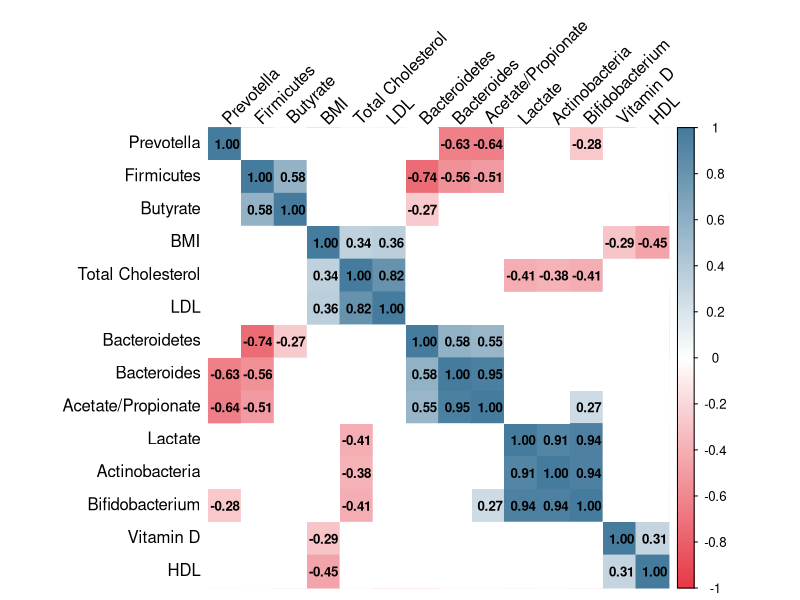
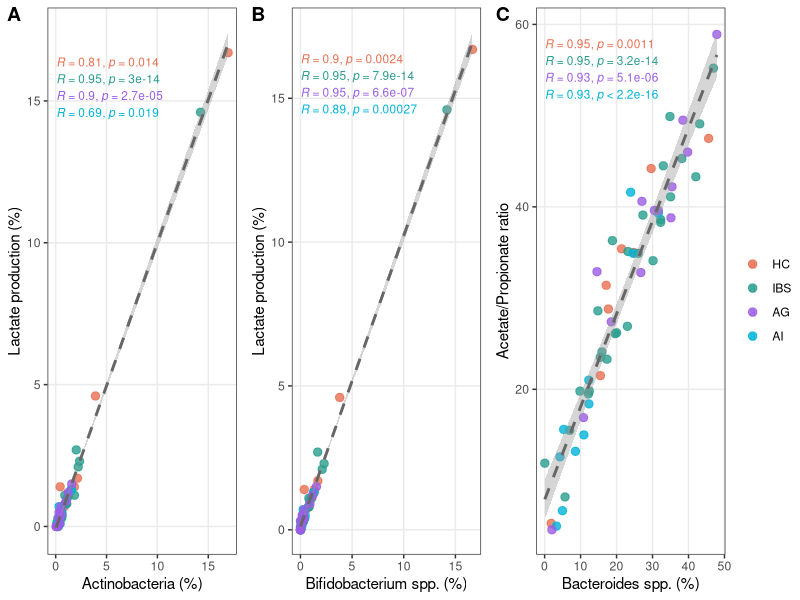
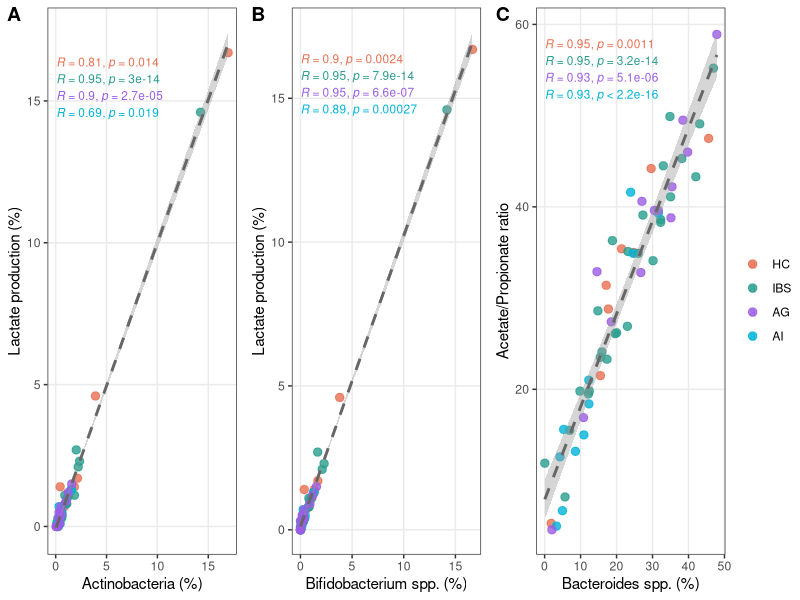

Write R code to recreate these figures, in order.
# ============================================================
# Script 04: Spearman Rank Correlation Analysis
# Candrea et al. - Gut Microbiota Comparative Analysis
# Biomedicines 2025
# ============================================================
# Description:
# Spearman rank correlation analysis between microbial taxa
# relative abundance and clinical/functional parameters.
# Multiple testing correction using Benjamini-Hochberg FDR.
# Correlation strength interpreted per Schober et al. (2018):
#   |r| < 0.10 negligible, 0.10-0.39 weak, 0.40-0.69 moderate,
#   0.70-0.89 strong, >= 0.90 very strong.
#
# Reference: Schober P, et al. Anesth Analg. 2018;126(5):1763-1768.
#            DOI: 10.1213/ANE.0000000000002864
#
# Input:
#   - Adriana Rusu_Baza de date pacienti.xlsx
#
# Output:
#   - spearman_results.csv
#   - Correlogram.png (Supplementary Figure S1)
#   - Supplementary_Figure_S2.png (scatter plots A/B/C)
# ============================================================

library(readxl)
library(dplyr)
library(ggplot2)
library(ggpubr)
library(corrplot)

# ============================================================
# LOAD AND PREPARE DATA
# ============================================================

read_sheet <- function(sheet_name) {
  df <- read_excel("Adriana Rusu_Baza de date pacienti.xlsx",
                   sheet = sheet_name, col_names = FALSE)
  headers    <- as.character(df[2, ])
  headers[1] <- "Subject"
  headers[2] <- "Group"
  data       <- df[3:nrow(df), ]
  colnames(data) <- headers
  return(data)
}

hc  <- read_sheet("Healthy control")
ibs <- read_sheet("Irritable bowl syndrome")
ai  <- read_sheet("Autoimmunity")
ag  <- read_sheet("Anxiety")

combined        <- bind_rows(hc, ibs, ai, ag)
combined$Group  <- factor(combined$Group, levels = c("HC", "IBS", "AG", "AI"))

# Variables of interest
microbiome_vars <- c("Actinobacteria**", "Bifidobacterium spp.**",
                     "Bacteroides spp.**", "Firmicutes**",
                     "Bacteroidetes**", "Prevotella spp.**")

clinical_vars   <- c("Lactate production", "Butyrate production (%)",
                     "Acetate / propionate", "BMI (kg/m2)",
                     "Vitamin D (ng/mL)", "Total cholesterol (mg/dL)",
                     "LDL cholesterol (mg/dL)", "HDL cholesterol (mg/dL)")

all_vars <- c(microbiome_vars, clinical_vars)
combined[all_vars] <- lapply(combined[all_vars], as.numeric)

# Rename for clarity
rename_map <- c(
  "Actinobacteria**"          = "Actinobacteria",
  "Bifidobacterium spp.**"    = "Bifidobacterium",
  "Bacteroides spp.**"        = "Bacteroides",
  "Firmicutes**"              = "Firmicutes",
  "Bacteroidetes**"           = "Bacteroidetes",
  "Prevotella spp.**"         = "Prevotella",
  "Lactate production"        = "Lactate",
  "Butyrate production (%)"   = "Butyrate",
  "Acetate / propionate"      = "Acetate.Propionate",
  "BMI (kg/m2)"               = "BMI",
  "Vitamin D (ng/mL)"         = "Vitamin.D",
  "Total cholesterol (mg/dL)" = "Total.Cholesterol",
  "LDL cholesterol (mg/dL)"   = "LDL",
  "HDL cholesterol (mg/dL)"   = "HDL"
)

for (old_name in names(rename_map)) {
  if (old_name %in% colnames(combined)) {
    colnames(combined)[colnames(combined) == old_name] <- rename_map[old_name]
  }
}

micro_clean <- c("Actinobacteria", "Bifidobacterium", "Bacteroides",
                 "Firmicutes", "Bacteroidetes", "Prevotella")
clin_clean  <- c("Lactate", "Butyrate", "Acetate.Propionate", "BMI",
                 "Vitamin.D", "Total.Cholesterol", "LDL", "HDL")

cat("Data prepared. n =", nrow(combined), "\n")

# ============================================================
# SPEARMAN CORRELATIONS + BH-FDR CORRECTION
# ============================================================

results <- data.frame()

for (micro in micro_clean) {
  for (clin in clin_clean) {
    x    <- combined[[micro]]
    y    <- combined[[clin]]
    mask <- !is.na(x) & !is.na(y)
    if (sum(mask) >= 5) {
      test <- cor.test(x[mask], y[mask], method = "spearman", exact = FALSE)
      results <- rbind(results, data.frame(
        Microbiome = micro,
        Clinical   = clin,
        n          = sum(mask),
        Spearman_r = round(test$estimate, 3),
        p_value    = round(test$p.value, 4)
      ))
    }
  }
}

# BH-FDR correction
results$p_adj_FDR <- round(p.adjust(results$p_value, method = "BH"), 4)

# Interpretation per Schober et al. 2018
results$Strength <- cut(abs(results$Spearman_r),
                        breaks = c(0, 0.10, 0.40, 0.70, 0.90, 1.00),
                        labels = c("Negligible", "Weak", "Moderate", "Strong", "Very strong"),
                        include.lowest = TRUE)

write.csv(results, "spearman_results.csv", row.names = FALSE)

cat("\nSignificant correlations (FDR < 0.05):\n")
print(results[results$p_adj_FDR < 0.05,
              c("Microbiome", "Clinical", "n", "Spearman_r", "p_value", "p_adj_FDR", "Strength")])

# ============================================================
# CORRELOGRAM (Supplementary Figure S1)
# ============================================================

cor_data   <- combined[, c(micro_clean, clin_clean)]
cor_matrix <- cor(cor_data, method = "spearman", use = "pairwise.complete.obs")

p_matrix <- matrix(NA, nrow = ncol(cor_data), ncol = ncol(cor_data))
rownames(p_matrix) <- colnames(cor_data)
colnames(p_matrix) <- colnames(cor_data)

for (i in 1:ncol(cor_data)) {
  for (j in 1:ncol(cor_data)) {
    test <- cor.test(cor_data[[i]], cor_data[[j]], method = "spearman", exact = FALSE)
    p_matrix[i, j] <- test$p.value
  }
}

# Clean names for plot
colnames(cor_matrix) <- gsub("Acetate.Propionate", "Acetate/Propionate", colnames(cor_matrix))
rownames(cor_matrix) <- gsub("Acetate.Propionate", "Acetate/Propionate", rownames(cor_matrix))
colnames(cor_matrix) <- gsub("Total.Cholesterol",  "Total Cholesterol",  colnames(cor_matrix))
rownames(cor_matrix) <- gsub("Total.Cholesterol",  "Total Cholesterol",  rownames(cor_matrix))
colnames(cor_matrix) <- gsub("Vitamin.D",          "Vitamin D",          colnames(cor_matrix))
rownames(cor_matrix) <- gsub("Vitamin.D",          "Vitamin D",          rownames(cor_matrix))
colnames(p_matrix)   <- colnames(cor_matrix)
rownames(p_matrix)   <- rownames(cor_matrix)

png("Correlogram.png", width = 2800, height = 2800, res = 300)
corrplot(cor_matrix,
         method       = "color",
         type         = "full",
         order        = "hclust",
         p.mat        = p_matrix,
         sig.level    = 0.05,
         insig        = "blank",
         addCoef.col  = "black",
         number.cex   = 0.8,
         tl.col       = "black",
         tl.srt       = 45,
         tl.cex       = 1.0,
         col          = colorRampPalette(c("#E63946", "white", "#457B9D"))(200),
         mar          = c(0, 0, 1, 0))
dev.off()
cat("Supplementary Figure S1 saved: Correlogram.png\n")

# ============================================================
# SCATTER PLOTS (Supplementary Figure S2)
# ============================================================

group_colors <- c("HC" = "#E76F51", "IBS" = "#2A9D8F", "AG" = "#9B5DE5", "AI" = "#00B4D8")

p_a <- ggplot(combined, aes(x = Actinobacteria, y = Lactate, color = Group)) +
  geom_point(size = 2.5, alpha = 0.8) +
  geom_smooth(method = "lm", se = TRUE, color = "gray40", linetype = "dashed") +
  scale_color_manual(values = group_colors) +
  stat_cor(method = "spearman", label.x.npc = "left", label.y.npc = "top", size = 3) +
  theme_bw() +
  theme(legend.title = element_blank(), panel.grid.minor = element_blank()) +
  labs(x = "Actinobacteria (%)", y = "Lactate production (%)")

p_b <- ggplot(combined, aes(x = Bifidobacterium, y = Lactate, color = Group)) +
  geom_point(size = 2.5, alpha = 0.8) +
  geom_smooth(method = "lm", se = TRUE, color = "gray40", linetype = "dashed") +
  scale_color_manual(values = group_colors) +
  stat_cor(method = "spearman", label.x.npc = "left", label.y.npc = "top", size = 3) +
  theme_bw() +
  theme(legend.title = element_blank(), panel.grid.minor = element_blank()) +
  labs(x = "Bifidobacterium spp. (%)", y = "Lactate production (%)")

p_c <- ggplot(combined, aes(x = Bacteroides, y = Acetate.Propionate, color = Group)) +
  geom_point(size = 2.5, alpha = 0.8) +
  geom_smooth(method = "lm", se = TRUE, color = "gray40", linetype = "dashed") +
  scale_color_manual(values = group_colors) +
  stat_cor(method = "spearman", label.x.npc = "left", label.y.npc = "top", size = 3) +
  theme_bw() +
  theme(legend.title = element_blank(), panel.grid.minor = element_blank()) +
  labs(x = "Bacteroides spp. (%)", y = "Acetate/Propionate ratio")

combined_plot <- ggarrange(p_a, p_b, p_c,
                           ncol = 3, nrow = 1,
                           labels = c("A", "B", "C"),
                           common.legend = TRUE,
                           legend = "right")

ggsave("Supplementary_Figure_S2.png", combined_plot, width = 14, height = 5, dpi = 300)
cat("Supplementary Figure S2 saved: Supplementary_Figure_S2.png\n")
cat("\nSpearman analysis complete.\n")


ggsave("Supplementary_Figure_S2.png", combined_plot, width = 14, height = 5, dpi = 300)
cat("Supplementary Figure S2 saved: Supplementary_Figure_S2.png\n")
cat("\nSpearman analysis complete.\n")
